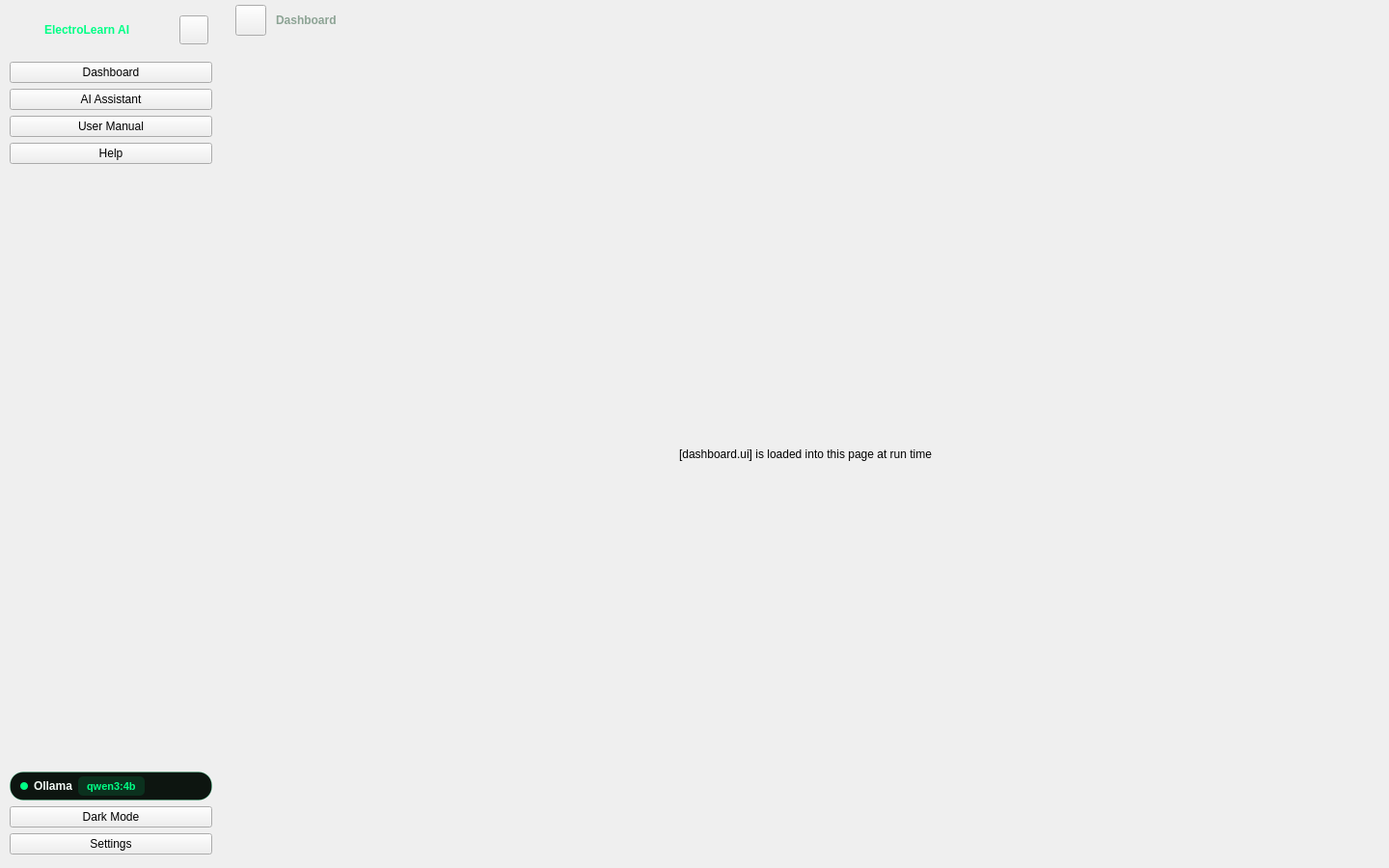
<?xml version="1.0" encoding="UTF-8"?>
<ui version="4.0">
 <class>MainWindow</class>
 <widget class="QWidget" name="MainWindow">
  <property name="geometry">
   <rect>
    <x>0</x>
    <y>0</y>
    <width>1440</width>
    <height>900</height>
   </rect>
  </property>
  <property name="windowTitle">
   <string>ElectroLearn AI</string>
  </property>
  <layout class="QHBoxLayout" name="mainWindowLayout" stretch="0,1">
   <property name="spacing">
    <number>0</number>
   </property>
   <property name="leftMargin">
    <number>0</number>
   </property>
   <property name="topMargin">
    <number>0</number>
   </property>
   <property name="rightMargin">
    <number>0</number>
   </property>
   <property name="bottomMargin">
    <number>0</number>
   </property>
   <item>
    <widget class="QFrame" name="globalSidebar">
     <property name="role" stdset="0">
      <string notr="true">globalSidebar</string>
     </property>
     <property name="minimumSize">
      <size>
       <width>230</width>
       <height>0</height>
      </size>
     </property>
     <property name="maximumSize">
      <size>
       <width>230</width>
       <height>16777215</height>
      </size>
     </property>
     <layout class="QVBoxLayout" name="sidebarLayout">
      <property name="spacing">
       <number>6</number>
      </property>
      <property name="leftMargin">
       <number>10</number>
      </property>
      <property name="topMargin">
       <number>14</number>
      </property>
      <property name="rightMargin">
       <number>10</number>
      </property>
      <property name="bottomMargin">
       <number>14</number>
      </property>
      <item>
       <layout class="QHBoxLayout" name="brandRowLayout" stretch="0,1,0">
        <property name="spacing">
         <number>10</number>
        </property>
        <property name="leftMargin">
         <number>4</number>
        </property>
        <property name="topMargin">
         <number>2</number>
        </property>
        <property name="rightMargin">
         <number>4</number>
        </property>
        <property name="bottomMargin">
         <number>12</number>
        </property>
        <item>
         <widget class="QLabel" name="brandIconLabel">
          <property name="pixmap">
           <pixmap>icons/zap__00FF85__22.svg</pixmap>
          </property>
          <property name="alignment">
           <set>Qt::AlignCenter</set>
          </property>
          <property name="minimumSize">
           <size>
            <width>22</width>
            <height>22</height>
           </size>
          </property>
          <property name="maximumSize">
           <size>
            <width>22</width>
            <height>22</height>
           </size>
          </property>
         </widget>
        </item>
        <item>
         <widget class="QLabel" name="appTitleLabel">
          <property name="text">
           <string>ElectroLearn AI</string>
          </property>
          <property name="styleSheet">
           <string>font-size: 15.5px; font-weight: 800; color: #00FF85;</string>
          </property>
         </widget>
        </item>
        <item>
         <widget class="QPushButton" name="btnCollapseSidebar">
          <property name="text">
           <string />
          </property>
          <property name="role" stdset="0">
           <string notr="true">collapseBtn</string>
          </property>
          <property name="toolTip">
           <string>Collapse Navigation</string>
          </property>
          <property name="cursor">
           <cursorShape>PointingHandCursor</cursorShape>
          </property>
          <property name="minimumSize">
           <size>
            <width>30</width>
            <height>30</height>
           </size>
          </property>
          <property name="maximumSize">
           <size>
            <width>30</width>
            <height>30</height>
           </size>
          </property>
          <property name="icon">
           <iconset>icons/panel-left-close__8ca394.svg<normaloff>icons/panel-left-close__8ca394.svg</normaloff>
           </iconset>
          </property>
          <property name="iconSize">
           <size>
            <width>16</width>
            <height>16</height>
           </size>
          </property>
         </widget>
        </item>
       </layout>
      </item>
      <item>
       <layout class="QVBoxLayout" name="navLayout">
        <property name="spacing">
         <number>6</number>
        </property>
        <property name="leftMargin">
         <number>0</number>
        </property>
        <property name="topMargin">
         <number>0</number>
        </property>
        <property name="rightMargin">
         <number>0</number>
        </property>
        <property name="bottomMargin">
         <number>0</number>
        </property>
        <item>
         <widget class="QPushButton" name="btnNavDashboard">
          <property name="text">
           <string>Dashboard</string>
          </property>
          <property name="kind" stdset="0">
           <string notr="true">sidebarNavActive</string>
          </property>
          <property name="cursor">
           <cursorShape>PointingHandCursor</cursorShape>
          </property>
          <property name="icon">
           <iconset>icons/layout-grid__00FF85.svg<normaloff>icons/layout-grid__00FF85.svg</normaloff>
           </iconset>
          </property>
          <property name="iconSize">
           <size>
            <width>18</width>
            <height>18</height>
           </size>
          </property>
         </widget>
        </item>
        <item>
         <widget class="QPushButton" name="btnNavAssistant">
          <property name="text">
           <string>AI Assistant</string>
          </property>
          <property name="kind" stdset="0">
           <string notr="true">sidebarNav</string>
          </property>
          <property name="cursor">
           <cursorShape>PointingHandCursor</cursorShape>
          </property>
          <property name="icon">
           <iconset>icons/message-square__8ca394.svg<normaloff>icons/message-square__8ca394.svg</normaloff>
           </iconset>
          </property>
          <property name="iconSize">
           <size>
            <width>18</width>
            <height>18</height>
           </size>
          </property>
         </widget>
        </item>
        <item>
         <widget class="QPushButton" name="btnNavManual">
          <property name="text">
           <string>User Manual</string>
          </property>
          <property name="kind" stdset="0">
           <string notr="true">sidebarNav</string>
          </property>
          <property name="cursor">
           <cursorShape>PointingHandCursor</cursorShape>
          </property>
          <property name="icon">
           <iconset>icons/book-open__8ca394.svg<normaloff>icons/book-open__8ca394.svg</normaloff>
           </iconset>
          </property>
          <property name="iconSize">
           <size>
            <width>18</width>
            <height>18</height>
           </size>
          </property>
         </widget>
        </item>
        <item>
         <widget class="QPushButton" name="btnNavHelp">
          <property name="text">
           <string>Help</string>
          </property>
          <property name="kind" stdset="0">
           <string notr="true">sidebarNav</string>
          </property>
          <property name="cursor">
           <cursorShape>PointingHandCursor</cursorShape>
          </property>
          <property name="icon">
           <iconset>icons/help-circle__8ca394.svg<normaloff>icons/help-circle__8ca394.svg</normaloff>
           </iconset>
          </property>
          <property name="iconSize">
           <size>
            <width>18</width>
            <height>18</height>
           </size>
          </property>
         </widget>
        </item>
       </layout>
      </item>
      <item>
       <spacer name="sidebarSpacer">
        <property name="orientation">
         <enum>Qt::Vertical</enum>
        </property>
        <property name="sizeHint" stdset="0">
         <size>
          <width>40</width>
          <height>20</height>
         </size>
        </property>
       </spacer>
      </item>
      <item>
       <layout class="QVBoxLayout" name="sidebarFooterLayout">
        <property name="spacing">
         <number>6</number>
        </property>
        <property name="leftMargin">
         <number>0</number>
        </property>
        <property name="topMargin">
         <number>0</number>
        </property>
        <property name="rightMargin">
         <number>0</number>
        </property>
        <property name="bottomMargin">
         <number>0</number>
        </property>
        <item>
         <widget class="QFrame" name="ollamaStatusPill">
          <property name="cursor">
           <cursorShape>PointingHandCursor</cursorShape>
          </property>
          <property name="styleSheet">
           <string>QFrame#ollamaStatusPill { background: #0d1510; border: 1px solid rgba(0,255,133,0.20); border-radius: 14px; }</string>
          </property>
          <layout class="QHBoxLayout" name="ollamaPillLayout">
           <property name="spacing">
            <number>6</number>
           </property>
           <property name="leftMargin">
            <number>10</number>
           </property>
           <property name="topMargin">
            <number>4</number>
           </property>
           <property name="rightMargin">
            <number>10</number>
           </property>
           <property name="bottomMargin">
            <number>4</number>
           </property>
           <item>
            <widget class="QLabel" name="ollamaDot">
             <property name="text">
              <string />
             </property>
             <property name="minimumSize">
              <size>
               <width>8</width>
               <height>8</height>
              </size>
             </property>
             <property name="maximumSize">
              <size>
               <width>8</width>
               <height>8</height>
              </size>
             </property>
             <property name="styleSheet">
              <string>background-color: #00FF85; border-radius: 4px;</string>
             </property>
            </widget>
           </item>
           <item>
            <widget class="QLabel" name="ollamaStatusLabel">
             <property name="text">
              <string>Ollama</string>
             </property>
             <property name="styleSheet">
              <string>font-size: 12px; font-weight: 600; color: #f3fbf5;</string>
             </property>
            </widget>
           </item>
           <item>
            <widget class="QLabel" name="ollamaModelLabel">
             <property name="text">
              <string>qwen3:4b</string>
             </property>
             <property name="styleSheet">
              <string>font-size: 11px; font-weight: 600; color: #00FF85; background: rgba(0,255,133,0.12); border-radius: 5px; padding: 1px 6px;</string>
             </property>
            </widget>
           </item>
           <item>
            <spacer name="pillSpacer">
             <property name="orientation">
              <enum>Qt::Horizontal</enum>
             </property>
             <property name="sizeHint" stdset="0">
              <size>
               <width>40</width>
               <height>20</height>
              </size>
             </property>
            </spacer>
           </item>
          </layout>
         </widget>
        </item>
        <item>
         <widget class="QPushButton" name="btnTheme">
          <property name="text">
           <string>Dark Mode</string>
          </property>
          <property name="kind" stdset="0">
           <string notr="true">secondary</string>
          </property>
          <property name="toolTip">
           <string>Toggle Dark / Light Theme</string>
          </property>
          <property name="cursor">
           <cursorShape>PointingHandCursor</cursorShape>
          </property>
          <property name="icon">
           <iconset>icons/moon__00FF85.svg<normaloff>icons/moon__00FF85.svg</normaloff>
           </iconset>
          </property>
          <property name="iconSize">
           <size>
            <width>16</width>
            <height>16</height>
           </size>
          </property>
         </widget>
        </item>
        <item>
         <widget class="QPushButton" name="btnSettings">
          <property name="text">
           <string>Settings</string>
          </property>
          <property name="kind" stdset="0">
           <string notr="true">secondary</string>
          </property>
          <property name="toolTip">
           <string>Application Settings</string>
          </property>
          <property name="cursor">
           <cursorShape>PointingHandCursor</cursorShape>
          </property>
          <property name="icon">
           <iconset>icons/settings__8ca394.svg<normaloff>icons/settings__8ca394.svg</normaloff>
           </iconset>
          </property>
          <property name="iconSize">
           <size>
            <width>16</width>
            <height>16</height>
           </size>
          </property>
         </widget>
        </item>
       </layout>
      </item>
     </layout>
    </widget>
   </item>
   <item>
    <widget class="QWidget" name="contentContainer">
     <layout class="QVBoxLayout" name="contentLayout" stretch="0,1">
      <property name="spacing">
       <number>0</number>
      </property>
      <property name="leftMargin">
       <number>0</number>
      </property>
      <property name="topMargin">
       <number>0</number>
      </property>
      <property name="rightMargin">
       <number>0</number>
      </property>
      <property name="bottomMargin">
       <number>0</number>
      </property>
      <item>
       <widget class="QFrame" name="slimHeader">
        <property name="role" stdset="0">
         <string notr="true">slimHeader</string>
        </property>
        <property name="minimumSize">
         <size>
          <width>0</width>
          <height>42</height>
         </size>
        </property>
        <property name="maximumSize">
         <size>
          <width>16777215</width>
          <height>42</height>
         </size>
        </property>
        <layout class="QHBoxLayout" name="slimHeaderLayout">
         <property name="spacing">
          <number>10</number>
         </property>
         <property name="leftMargin">
          <number>14</number>
         </property>
         <property name="topMargin">
          <number>4</number>
         </property>
         <property name="rightMargin">
          <number>14</number>
         </property>
         <property name="bottomMargin">
          <number>4</number>
         </property>
         <item>
          <widget class="QPushButton" name="btnMenuToggle">
           <property name="text">
            <string />
           </property>
           <property name="role" stdset="0">
            <string notr="true">collapseBtn</string>
           </property>
           <property name="toolTip">
            <string>Toggle Navigation Sidebar</string>
           </property>
           <property name="cursor">
            <cursorShape>PointingHandCursor</cursorShape>
           </property>
           <property name="minimumSize">
            <size>
             <width>32</width>
             <height>32</height>
            </size>
           </property>
           <property name="maximumSize">
            <size>
             <width>32</width>
             <height>32</height>
            </size>
           </property>
           <property name="icon">
            <iconset>icons/menu__00FF85.svg<normaloff>icons/menu__00FF85.svg</normaloff>
            </iconset>
           </property>
           <property name="iconSize">
            <size>
             <width>16</width>
             <height>16</height>
            </size>
           </property>
          </widget>
         </item>
         <item>
          <widget class="QLabel" name="headerTitleLabel">
           <property name="text">
            <string>Dashboard</string>
           </property>
           <property name="styleSheet">
            <string>font-size: 13.5px; font-weight: 600; color: #8ca394;</string>
           </property>
          </widget>
         </item>
         <item>
          <spacer name="headerSpacer">
           <property name="orientation">
            <enum>Qt::Horizontal</enum>
           </property>
           <property name="sizeHint" stdset="0">
            <size>
             <width>40</width>
             <height>20</height>
            </size>
           </property>
          </spacer>
         </item>
        </layout>
       </widget>
      </item>
      <item>
       <widget class="QStackedWidget" name="pageStack">
        <widget class="QWidget" name="pageDashboard">
         <layout class="QVBoxLayout" name="pageDashboardLayout">
          <property name="spacing">
           <number>0</number>
          </property>
          <property name="leftMargin">
           <number>0</number>
          </property>
          <property name="topMargin">
           <number>0</number>
          </property>
          <property name="rightMargin">
           <number>0</number>
          </property>
          <property name="bottomMargin">
           <number>0</number>
          </property>
          <item>
           <widget class="QLabel" name="pageDashboardHint">
            <property name="text">
             <string>[dashboard.ui] is loaded into this page at run time</string>
            </property>
            <property name="alignment">
             <set>Qt::AlignCenter</set>
            </property>
           </widget>
          </item>
         </layout>
        </widget>
        <widget class="QWidget" name="pageAssistant">
         <layout class="QVBoxLayout" name="pageAssistantLayout">
          <property name="spacing">
           <number>0</number>
          </property>
          <property name="leftMargin">
           <number>0</number>
          </property>
          <property name="topMargin">
           <number>0</number>
          </property>
          <property name="rightMargin">
           <number>0</number>
          </property>
          <property name="bottomMargin">
           <number>0</number>
          </property>
          <item>
           <widget class="QLabel" name="pageAssistantHint">
            <property name="text">
             <string>[AI-assistant.ui] is loaded into this page at run time</string>
            </property>
            <property name="alignment">
             <set>Qt::AlignCenter</set>
            </property>
           </widget>
          </item>
         </layout>
        </widget>
        <widget class="QWidget" name="pageManual">
         <layout class="QVBoxLayout" name="pageManualLayout">
          <property name="spacing">
           <number>0</number>
          </property>
          <property name="leftMargin">
           <number>0</number>
          </property>
          <property name="topMargin">
           <number>0</number>
          </property>
          <property name="rightMargin">
           <number>0</number>
          </property>
          <property name="bottomMargin">
           <number>0</number>
          </property>
          <item>
           <widget class="QLabel" name="pageManualHint">
            <property name="text">
             <string>[library.ui] is loaded into this page at run time</string>
            </property>
            <property name="alignment">
             <set>Qt::AlignCenter</set>
            </property>
           </widget>
          </item>
         </layout>
        </widget>
       </widget>
      </item>
     </layout>
    </widget>
   </item>
  </layout>
 </widget>
 <resources />
 <connections />
</ui>
